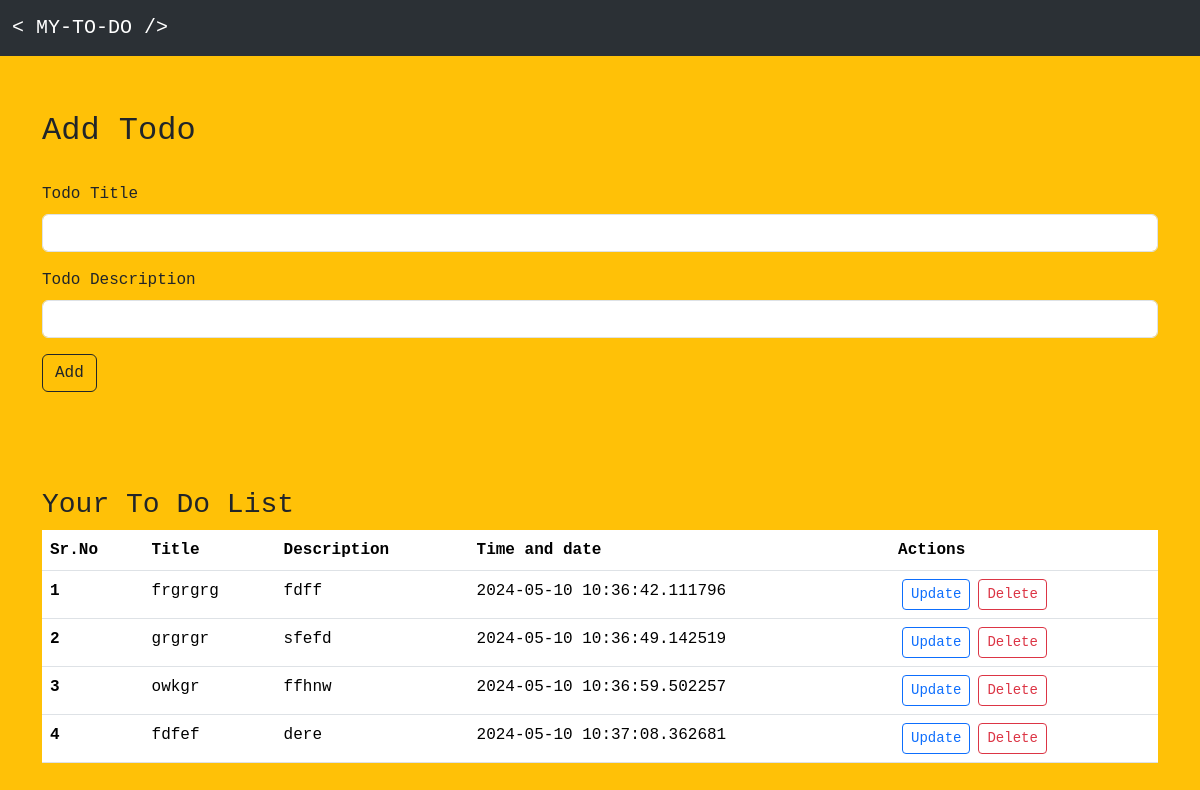
The page / on the database its author committed.
### app.py (models this page shows, shortened)
class Todo(db.Model):
    sno = db.Column(db.Integer, primary_key=True)
    title = db.Column(db.String(200), nullable=False)
    desc = db.Column(db.String(300), nullable=False)
    date_created = db.Column(db.DateTime, default=datetime.utcnow)

### app.py (the view)
@app.route('/',methods=['GET','POST'])
def to_do_interface():
    if request.method == 'POST':
        title = (request.form['title'])
        desc = (request.form['desc'])
        todo = Todo(title=title, desc=desc)                         # type: ignore
        db.session.add(todo)
        db.session.commit()
    alltodo = Todo.query.all()
    return render_template('index.html', alltodo=alltodo)

### templates/index.html (shortened to what this page needs)
<!doctype html>
<html lang="en">
  <head>
    <link href="https://cdn.jsdelivr.net/npm/bootstrap@5.3.3/dist/css/bootstrap.min.css" rel="stylesheet">
  </head>
  <body class="p-3 mb-2 bg-warning text-dark font-monospace">
      <nav class="navbar fixed-top bg-body-tertiary bg-dark " data-bs-theme="dark">
        <div class="container-fluid">
          <a class="navbar-brand" href="/"> < MY-TO-DO /> </a>
        </div>
      </nav>
    <div class="container my-5 py-5">
      <h2>Add Todo</h2>
      <br>
      <form action="/" method="POST">
        <div class="mb-3">
          <label for="title" class="form-label">Todo Title</label>
          <input type="text" class="form-control" id="title" name="title">
        </div>
        <div class="mb-3">
          <label for="dec" class="form-label">Todo Description</label>
          <input type="text" class="form-control" id="desc" name="desc">
        </div>
        <button type="submit" class="btn btn-outline-dark">Add</button>
      </form>
    </div>
    <div class="container">
        <h3>Your To Do List</h3>
        {% if alltodo | length==0 %}
        <div class="alert alert-warning" role="alert">
          No Todo's Found!
        </div>
        {% else %}
        <table class="table">
            <thead>
              <tr>
                <th scope="col">Sr.No</th>
                <th scope="col">Title</th>
                <th scope="col">Description</th>
                <th scope="col">Time and date</th>
                <th scope="col">Actions</th>
              </tr>
            </thead>
            {% for todo in alltodo %}
            <tbody>
              <tr>
                <th scope="row">{{loop.index}}</th>
                <td>{{todo.title}}</td>
                <td>{{todo.desc}}</td>
                <td>{{todo.date_created}}</td>
                <td><a href="/update/{{todo.sno}}" type="button" class="btn btn-outline-primary btn-sm mx-1">Update</button>
                    <a href="/delete/{{todo.sno}}" type="button" class="btn btn-outline-danger btn-sm mx-1">Delete</button></td>
              </tr>
              {% endfor %}
            </tbody>
            </table>
              {% endif %}
    </div>
  </body>
</html>

### rows shown on the page
Todo: title "frgrgrg", desc "fdff", date_created "2024-05-10 10:36:42.111796"
Todo: title "grgrgr", desc "sfefd", date_created "2024-05-10 10:36:49.142519"
Todo: title "owkgr", desc "ffhnw", date_created "2024-05-10 10:36:59.502257"
Todo: title "fdfef", desc "dere", date_created "2024-05-10 10:37:08.362681"
